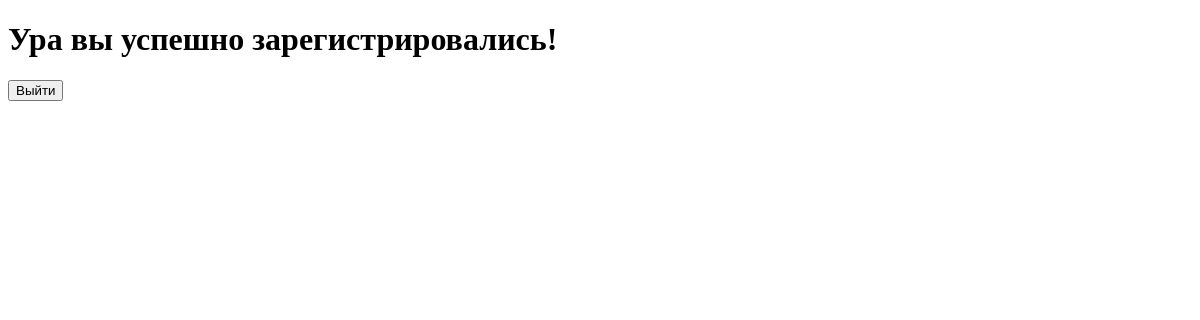
/users/, run on an earlier commit of the app's database.
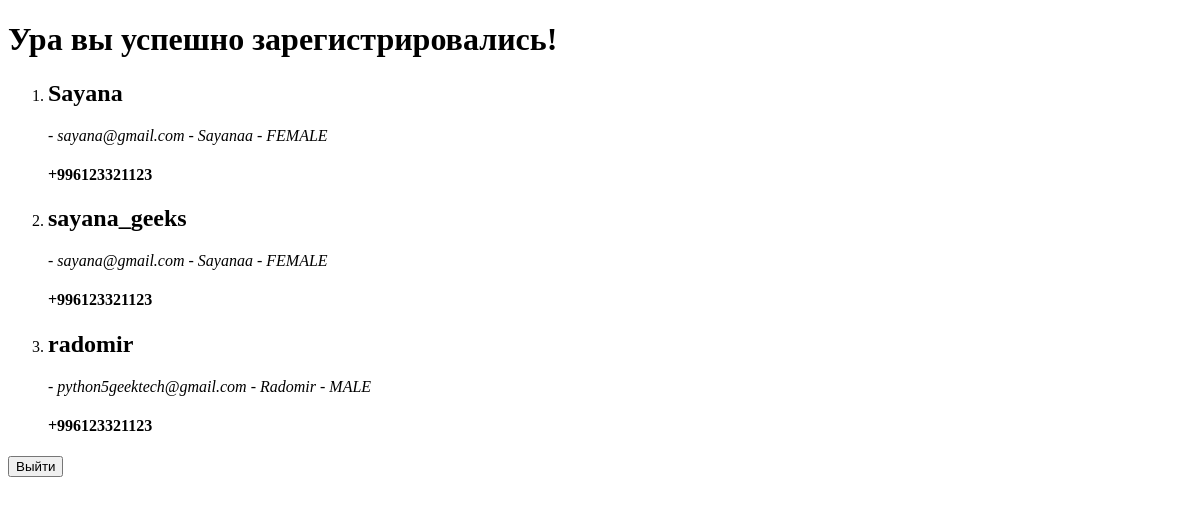
And on a later commit of the database.
### custom_users/models.py (models this page shows)
class CustomUser(User):
    phone_number = models.CharField(max_length=13, default='+996',
                                    verbose_name='Укажите номер телефона')
    date_of_birth = models.DateField(verbose_name='Ваша дата рождения?')
    gender = models.CharField(max_length=100, null=True, choices=GENDER_TYPE,
                              verbose_name='Ваш пол')

### custom_users/views.py (the view)
# urls.py: path('users/', views.UsersListView.as_view(), name='user_list')
class UsersListView(ListView):
    model = models.CustomUser
    template_name = 'users/users_list.html'
    def get_queryset(self):
        return self.model.objects.all()

### templates/users/users_list.html (shortened to what this page needs)
<!DOCTYPE html>
<html lang="en">
<head>
</head>
<body>
<h1>Ура вы успешно зарегистрировались!</h1>
<ol>
    {% for i in object_list %}
    <li>
        <h2>{{i.username}}</h2> - <em>{{i.email}}</em> - <em>{{i.first_name}}</em> - <em>{{i.gender}}</em>
        <h4>{{i.phone_number}}</h4>
    </li>
    {% endfor %}
</ol>
<form action="{% url 'users:logout' %}">
    <button type="submit">Выйти</button>
</form>
</body>
</html>

What changed in the data, as far as the page shows it:
added CustomUser: username "Sayana", email "sayana@gmail.com", first_name "Sayanaa", gender "FEMALE", phone_number "+996123321123"
added CustomUser: username "sayana_geeks", email "sayana@gmail.com", first_name "Sayanaa", gender "FEMALE", phone_number "+996123321123"
added CustomUser: username "radomir", email "python5geektech@gmail.com", first_name "Radomir", gender "MALE", phone_number "+996123321123"
